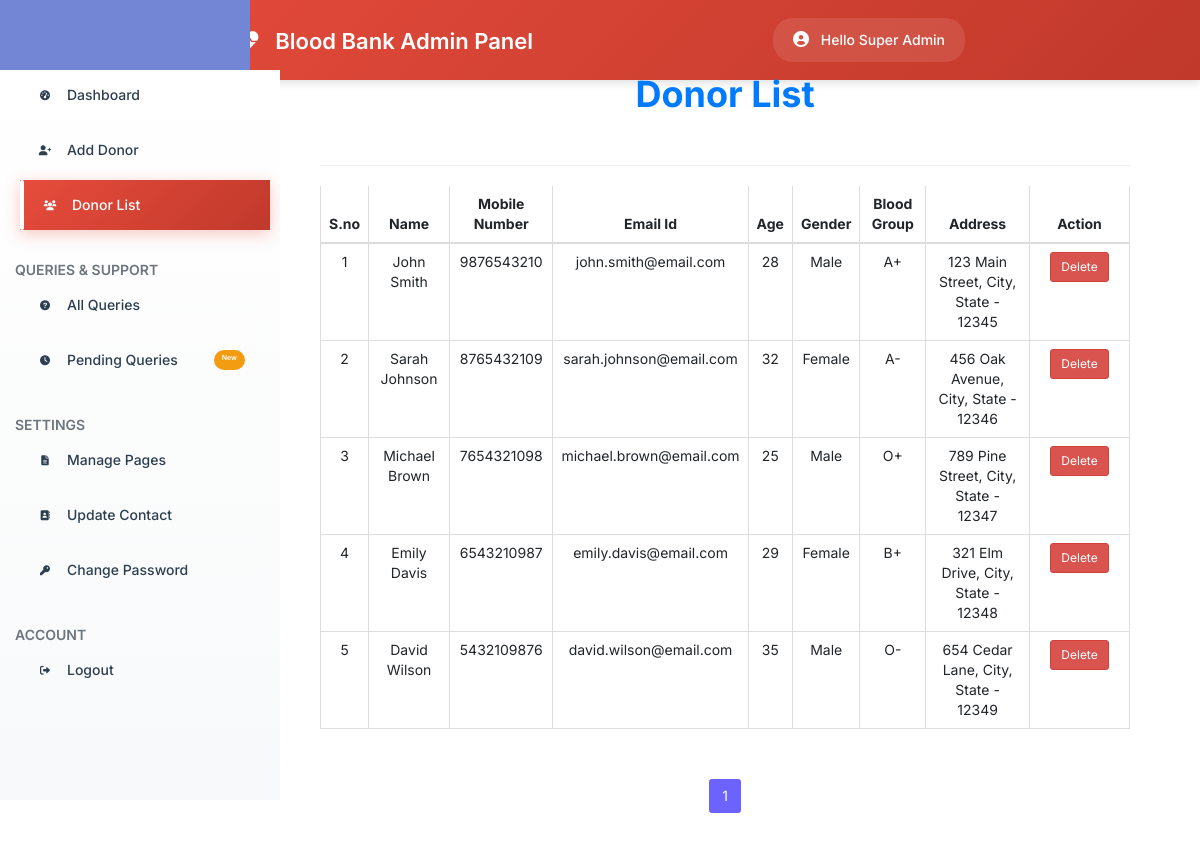
The page /admin/donor_list.php (signed in) on the database its author committed.
### tables this page shows
CREATE TABLE `donor_details` (
  `donor_id` int(11) NOT NULL AUTO_INCREMENT,
  `donor_name` varchar(100) NOT NULL,
  `donor_number` varchar(15) NOT NULL,
  `donor_mail` varchar(100) DEFAULT NULL,
  `donor_age` int(3) NOT NULL,
  `donor_gender` enum('Male','Female','Other') NOT NULL,
  `donor_blood` int(11) NOT NULL,
  `donor_address` text NOT NULL,
  `registration_date` timestamp NOT NULL DEFAULT CURRENT_TIMESTAMP,
  PRIMARY KEY (`donor_id`),
  KEY `fk_donor_blood` (`donor_blood`),
  CONSTRAINT `fk_donor_blood` FOREIGN KEY (`donor_blood`) REFERENCES `blood` (`blood_id`) ON DELETE RESTRICT ON UPDATE CASCADE
);

CREATE TABLE `blood` (
  `blood_id` int(11) NOT NULL AUTO_INCREMENT,
  `blood_group` varchar(10) NOT NULL,
  PRIMARY KEY (`blood_id`)
);

### admin/donor_list.php (the view, shortened to what this page needs)
<?php
include($_SERVER['DOCUMENT_ROOT'] . '/blood bank/config/config.php');
?>
<!DOCTYPE html>
<html lang="en">
<head>
  <link rel="stylesheet" href="../public/css/bootstrap.min.css">
  <link rel="stylesheet" href="../public/css/style.css">
  <link rel="stylesheet" href="https://cdnjs.cloudflare.com/ajax/libs/font-awesome/5.15.3/css/all.min.css">
</head>
<body>
  <?php
  if (isset($_SESSION['loggedin']) && $_SESSION['loggedin'] == true) {
  ?>
    <div id="header">
      <?php include 'header.php'; ?>
    </div>
    <div class="wrapper">
      <nav id="sidebar">
        <?php
        $active = "list";
        include 'sidebar.php';
        ?>
      </nav>
      <div id="content">
        <div class="content-wrapper">
          <div class="container-fluid">
            <div class="row mt-4">
              <div class="col-md-12 lg-12 sm-12">
                <h1 class="page-title text-center">Donor List</h1>
              </div>
            </div>
            <hr>
            <div class="row">
              <div class="col-md-12">
                <?php
                $limit = 10;
                if(isset($_GET['page'])){
                  $page = $_GET['page'];
                }else{
                  $page = 1;
                }
                $offset = ($page - 1) * $limit;
                $count=$offset+1;
                $sql= "select * from donor_details join blood where donor_details.donor_blood=blood.blood_id LIMIT {$offset},{$limit}";
                $result=mysqli_query($conn,$sql);
                if(mysqli_num_rows($result)>0)   {
                ?>
                <div class="table-responsive">
                  <table class="table table-bordered" style="text-align:center">
                    <thead style="text-align:center">
                      <th style="text-align:center">S.no</th>
                      <th style="text-align:center">Name</th>
                      <th style="text-align:center">Mobile Number</th>
                      <th style="text-align:center">Email Id</th>
                      <th style="text-align:center">Age</th>
                      <th style="text-align:center">Gender</th>
                      <th style="text-align:center">Blood Group</th>
                      <th style="text-align:center">Address</th>
                      <th style="text-align:center">Action</th>
                    </thead>
                    <tbody>
                      <?php
                      while($row = mysqli_fetch_assoc($result)) { ?>
                      <tr>
                        <td><?php echo $count++; ?></td>
                        <td><?php echo $row['donor_name']; ?></td>
                        <td><?php echo $row['donor_number']; ?></td>
                        <td><?php echo $row['donor_mail']; ?></td>
                        <td><?php echo $row['donor_age']; ?></td>
                        <td><?php echo $row['donor_gender']; ?></td>
                        <td><?php echo $row['blood_group']; ?></td>
                        <td><?php echo $row['donor_address']; ?></td>
                        <td id="he" style="width:100px">
                          <a class="btn btn-danger btn-sm" href='delete.php?id=<?php echo $row['donor_id']; ?>'> Delete </a>
                        </td>
                      </tr>
                      <?php } ?>
                    </tbody>
                  </table>
                </div>
                <?php } ?>
                <div class="text-center mt-3">
                  <?php
                  $sql1 = "SELECT * FROM donor_details";
                  $result1 = mysqli_query($conn, $sql1) or die("Query Failed.");
                  if(mysqli_num_rows($result1) > 0){
                    $total_records = mysqli_num_rows($result1);
                    $total_page = ceil($total_records / $limit);
                    echo '<ul class="pagination justify-content-center">';
                    for($i = 1; $i <= $total_page; $i++){
                      if($i == $page){
                        $active = "active";
                      }else{
                        $active = "";
                      }
                      echo '<li class="page-item '.$active.'"><a class="page-link" href="donor_list.php?page='.$i.'">'.$i.'</a></li>';
                    }
                    echo '</ul>';
                  }
                  ?>
                </div>
              </div>
            </div>
          </div>
        </div>
      </div>
    </div>
  <?php
  }
  ?>
</body>
</html>

### admin/header.php (shortened to what this page needs)
<!DOCTYPE html>
<html lang="en">
<head>
  <link rel="stylesheet" href="https://cdnjs.cloudflare.com/ajax/libs/font-awesome/6.0.0/css/all.min.css">
  <link rel="stylesheet" href="https://maxcdn.bootstrapcdn.com/bootstrap/3.4.1/css/bootstrap.min.css">
</head>
<body>
<nav class="navbar navbar-inverse">
  <div class="container-fluid">
    <div class="navbar-header">
      <a class="navbar-brand" href="dashboard.php">
        Blood Bank Admin Panel
      </a>
    </div>
    <ul class="nav navbar-nav navbar-right">
      <li>
        <a href="#" style="font-weight: 500;">
          <i class="fas fa-user-circle" style="margin-right: 8px; font-size: 16px;"></i>
          <?php
          $username = $_SESSION['username'];
          $sql = "SELECT * FROM admin_info WHERE admin_username = ?";
          $stmt = mysqli_prepare($conn, $sql);
          mysqli_stmt_bind_param($stmt, "s", $username);
          mysqli_stmt_execute($stmt);
          $result = mysqli_stmt_get_result($stmt);
          $row = mysqli_fetch_assoc($result);
          echo "Hello " . htmlspecialchars($row['admin_name']);
          ?>
        </a>
      </li>
    </ul>
  </div>
</nav>
</body>
</html>

### admin/sidebar.php (shortened to what this page needs)
<!DOCTYPE html>
<html lang="en">
<head>
  <link rel="stylesheet" href="https://cdnjs.cloudflare.com/ajax/libs/font-awesome/5.15.3/css/all.min.css">
</head>
<body>
<div class="sidebar">
  <nav class="sidebar-nav">
    <div class="nav-section">
      <div class="nav-item">
        <a href="dashboard.php" class="nav-link <?php echo ($active == 'dashboard') ? 'active' : ''; ?>">
          <div class="nav-icon">
            <i class="fas fa-tachometer-alt"></i>
          </div>
          <span class="nav-text">Dashboard</span>
        </a>
      </div>
      <div class="nav-item">
        <a href="add_donor.php" class="nav-link <?php echo ($active == 'add') ? 'active' : ''; ?>">
          <div class="nav-icon">
            <i class="fas fa-user-plus"></i>
          </div>
          <span class="nav-text">Add Donor</span>
        </a>
      </div>
      <div class="nav-item">
        <a href="donor_list.php" class="nav-link <?php echo ($active == 'list') ? 'active' : ''; ?>">
          <div class="nav-icon">
            <i class="fas fa-users"></i>
          </div>
          <span class="nav-text">Donor List</span>
        </a>
      </div>
    </div>
    <div class="nav-section">
      <div class="nav-section-title">Queries & Support</div>
      <div class="nav-item">
        <a href="query.php" class="nav-link <?php echo ($active == 'query') ? 'active' : ''; ?>">
          <div class="nav-icon">
            <i class="fas fa-question-circle"></i>
          </div>
          <span class="nav-text">All Queries</span>
        </a>
      </div>
      <div class="nav-item">
        <a href="pending_query.php" class="nav-link <?php echo ($active == 'pending') ? 'active' : ''; ?>">
          <div class="nav-icon">
            <i class="fas fa-clock"></i>
          </div>
          <span class="nav-text">Pending Queries</span>
          <span class="nav-badge">New</span>
        </a>
      </div>
    </div>
    <div class="nav-section">
      <div class="nav-section-title">Settings</div>
      <div class="nav-item">
        <a href="pages.php" class="nav-link <?php echo ($active == 'pages') ? 'active' : ''; ?>">
          <div class="nav-icon">
            <i class="fas fa-file-alt"></i>
          </div>
          <span class="nav-text">Manage Pages</span>
        </a>
      </div>
      <div class="nav-item">
        <a href="update_contact.php" class="nav-link <?php echo ($active == 'contact') ? 'active' : ''; ?>">
          <div class="nav-icon">
            <i class="fas fa-address-book"></i>
          </div>
          <span class="nav-text">Update Contact</span>
        </a>
      </div>
      <div class="nav-item">
        <a href="change_password.php" class="nav-link <?php echo ($active == 'password') ? 'active' : ''; ?>">
          <div class="nav-icon">
            <i class="fas fa-key"></i>
          </div>
          <span class="nav-text">Change Password</span>
        </a>
      </div>
    </div>
    <div class="nav-section">
      <div class="nav-section-title">Account</div>
      <div class="nav-item">
        <a href="logout.php" class="nav-link <?php echo ($active == 'logout') ? 'active' : ''; ?>">
          <div class="nav-icon">
            <i class="fas fa-sign-out-alt"></i>
          </div>
          <span class="nav-text">Logout</span>
        </a>
      </div>
    </div>
  </nav>
</div>

### public/css/style.css (style rules this page uses)
body { font-family: 'Roboto', Arial, sans-serif; line-height: 1.6; background-color: #f8f9fa; color: #333; }
.page-title { color: #007bff; font-weight: bold; margin-bottom: 30px; }
#sidebar { width: 250px; position: fixed; top: 0; left: 0; height: 100vh; z-index: 999; background: #7386D5; color: #fff; transition: all 0.3s; }
#content { width: calc(100% - 150px); padding: 40px; min-height: 100vh; transition: all 0.3s; position: absolute; top: 0; right: 0; }
.navbar { background-color: #f8f9fa; box-shadow: 0 2px 4px rgba(0,0,0,0.1); }
.navbar-brand { font-size: 1.25rem; font-weight: bold; color: rgba(0,0,0,.9); }
.btn-danger { background-color: #e74c3c; border: none; transition: background-color 0.3s ease, transform 0.3s ease; }
h1, h2, h3, h4 { margin-bottom: 20px; font-weight: 700; }
h1 { font-weight: bold; color: #e74c3c; }

### admin/donor_list.php (style rules this page uses)
body { background-color: #f8f9fa; color: #333; }
.page-title { color: #007bff; font-weight: bold; margin-bottom: 30px; }
#sidebar { width: 250px; position: fixed; top: 0; left: 0; height: 100vh; z-index: 999; background: #7386D5; color: #fff; transition: all 0.3s; }
#content { width: calc(100% - 250px); padding: 40px; min-height: 100vh; transition: all 0.3s; position: absolute; top: 0; right: 0; }

### admin/header.php (style rules this page uses)
body { font-family: 'Inter', sans-serif; }
.navbar { background: linear-gradient(135deg, #e74c3c, #c0392b); padding: 15px 0; border: none; border-radius: 0; box-shadow: 0 2px 10px rgba(0,0,0,0.15); margin-bottom: 0; width: 100%; }
.container-fluid { padding-left: 30px; padding-right: 30px; }
.navbar-brand { font-size: 22px; font-weight: 600; color: #ffffff !important; transition: all 0.3s ease; padding: 15px 0; }
.navbar-nav > li > a { color: #ffffff !important; font-weight: 500; padding: 12px 20px; border-radius: 20px; transition: all 0.3s ease; background: rgba(255,255,255,0.1); margin: 3px 0 3px 10px; }

### admin/sidebar.php (style rules this page uses)
:root { --primary-color: #e74c3c; --primary-dark: #c0392b; --secondary-color: #34495e; --success-color: #27ae60; --warning-color: #f39c12; --info-color: #3498db; --light-bg: #f8f9fa; --white: #ffffff; --text-dark: #2c3e50; --text-muted: #6c757d; --shadow: 0 4px 20px rgba(0,0,0,0.1); --border-radius: 12px; --transition: all 0.3s cubic-bezier(0.4, 0, 0.2, 1); }
.sidebar { position: fixed; top: 70px; left: 0; width: 280px; height: calc(100vh - 70px); background: linear-gradient(180deg, var(--white) 0%, #f8f9fa 100%); overflow-y: auto; z-index: 999; }
.sidebar-nav { padding: 0 15px; }
.nav-section { margin-bottom: 30px; }
.nav-section-title { color: var(--text-muted); font-weight: 600; text-transform: uppercase; }
.nav-item { margin-bottom: 5px; }
.nav-link { display: flex ; gap: 12px; padding: 15px 20px; color: var(--text-dark); text-decoration: none; font-weight: 500; overflow: hidden; }
.nav-link::before { content: ''; position: absolute; left: 0; top: 0; bottom: 0; width: 0; background: linear-gradient(135deg, var(--primary-color), var(--primary-dark)); transition: var(--transition); border-radius: var(--border-radius); }
.nav-link.active { background: linear-gradient(135deg, var(--primary-color), var(--primary-dark)); color: var(--white); box-shadow: 0 4px 15px rgba(231, 76, 60, 0.3); transform: translateX(5px); }
.nav-link.active::before { width: 4px; background: var(--white); }
.nav-icon { width: 20px; height: 20px; display: flex; align-items: center; justify-content: center; font-size: 1rem; flex-shrink: 0; }
.nav-text { flex: 1; }
.nav-badge { background: var(--warning-color); color: var(--white); padding: 3px 8px; border-radius: 12px; font-size: 0.7rem; font-weight: 600; min-width: 20px; text-align: center; }
.nav-item { animation: slideInLeft 0.3s ease forwards; }

### rows shown on the page
donor_details: donor_name "John Smith", donor_number "9876543210", donor_mail "john.smith@email.com", donor_age "28", donor_gender "Male", donor_blood.blood_group "A+", donor_address "123 Main Street, City, State - 12345"
donor_details: donor_name "Sarah Johnson", donor_number "8765432109", donor_mail "sarah.johnson@email.com", donor_age "32", donor_gender "Female", donor_blood.blood_group "A-", donor_address "456 Oak Avenue, City, State - 12346"
donor_details: donor_name "Michael Brown", donor_number "7654321098", donor_mail "michael.brown@email.com", donor_age "25", donor_gender "Male", donor_blood.blood_group "O+", donor_address "789 Pine Street, City, State - 12347"
donor_details: donor_name "Emily Davis", donor_number "6543210987", donor_mail "emily.davis@email.com", donor_age "29", donor_gender "Female", donor_blood.blood_group "B+", donor_address "321 Elm Drive, City, State - 12348"
donor_details: donor_name "David Wilson", donor_number "5432109876", donor_mail "david.wilson@email.com", donor_age "35", donor_gender "Male", donor_blood.blood_group "O-", donor_address "654 Cedar Lane, City, State - 12349"

### other values the page prints
$row['admin_name'] "Super Admin"
